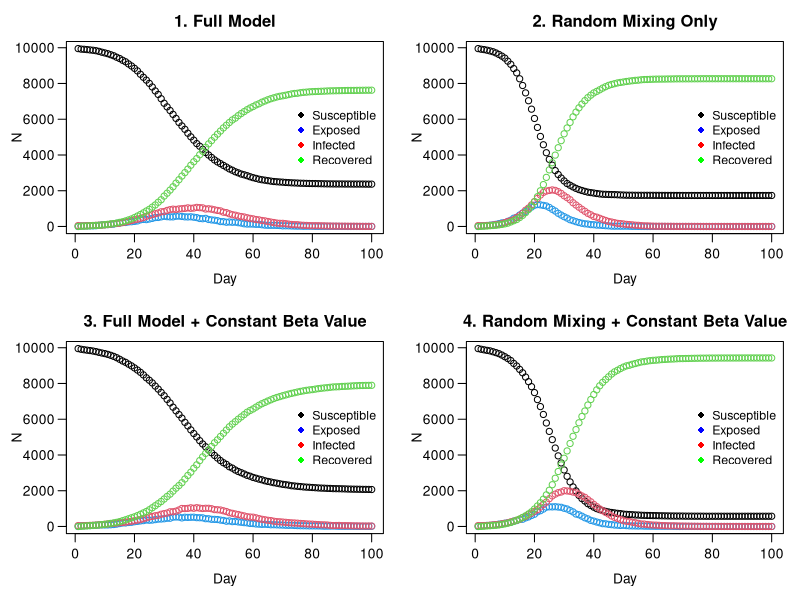

Reproduce this figure in R.
# Zachary Gavin (s2222962): Wrote get.net, wrote household allocation, created initial nseir function, debugging and commenting
# Shaehroz Khalid (s2869421): All plotting and visualisation, turned household allocation vector to one line, debugging and commenting
# Brandon Causing (s2901457): Completion and performance optimisation of the main nseir simulation function, debugging and commenting
# division of work was close to 1/3 each

################################################################################


## GENERAL DESCRIPTION

# This script implements an agent-based SEIR (Susceptible-Exposed-Infected-Recovered)
# model to simulate the spread of an epidemic in a population of n individuals.
# The model incorporates three modes of transmission: within-household, through a
# pre-defined social network, and via random mixing.
# The script defines functions to generate the population and social network,
# run the SEIR simulation, and plot the results under different scenarios.
# The final section compares four scenarios to analyse the impact of social
# structure and individual heterogeneity (beta) on the epidemic dynamics.



################################################################################
######### ------- START OF MODEL SETUP AND POPULATION GENERATION ------- #########
################################################################################

# This section defines the global parameters for the model and generates the
# base population, assigning each of the 'n' individuals to a household.


n <- 10000
people <- 1:n
h_max <- 5

set.seed(13)

#### Putting people in households
h <- rep(1:n, sample(1:h_max, n, replace = TRUE))[1:n] 

links <- cbind(person=people, household=h)

beta <- runif(n,0,1)

######################################################################
######### ------- NETWORK GENERATION FUNCTIONS ------- ###############
######################################################################

# These functions create the social network connections between individuals
# who are not in the same household.


get.net <- function(beta, h, nc=15) {
  n <- length(h)
  b_bar <- sum(beta)/length(beta) 
  conns_init <- vector("list", n)
  conns <- vector(mode="list", length=n)
  for (i in 1:n) {
    if (i < n) {
      b <- rbinom(n-i, 1, nc*beta[i]*beta[(i+1):n]/(b_bar^2*(n-1)) )
      conns_init[[i]] <- which(b==1) + i 
    }
  }
  
  # <-- FIX IS HERE: Changed lapply to sapply
  pairs <- cbind(rep(1:n, sapply(conns_init, length)), unlist(conns_init)) 
  
  if (nrow(pairs) > 0) {
    pairs <- pairs[h[pairs[,1]] != h[pairs[,2]], , drop = FALSE] 
    
    if(nrow(pairs) > 0) {
      for (i in 1:nrow(pairs)){
        conns[[pairs[i,1]]] <- append(conns[[pairs[i,1]]],  pairs[i,2] )
        conns[[pairs[i,2]]] <- append(conns[[pairs[i,2]]],  pairs[i,1] )
      }
    }
  }
  
  return(conns)
}

###########################################################
######### ------- SEIR SIMULATION FUNCTION ------- ##########
###########################################################

# This function is the core of the model. It simulates the epidemic over 
# nt time steps, tracking the number of individuals in each SEIR compartment.

nseir <- function(beta, h, alink, 
                  alpha=c(0.1, 0.01, 0.01), 
                  delta=.2, 
                  gamma=.4, 
                  nc=15, nt=100, pinf=.005) {
  
  n <- length(beta)
  x <- rep(0,n)  
  num_to_infect <- max(1, round(pinf*n))
  x[sample(1:n, num_to_infect)] <- 2 
  
  hh_index_list <- split(1:n, h) 
  
  b_bar <- sum(beta)/n
  
  t <- S <- E <- I <- R <- rep(0, nt)
  t[1] <- 1
  S[1] <- n - num_to_infect
  I[1] <- num_to_infect
  
  for(i in 2:nt) {
    
    u <- runif(n) 
    
    infected_indices <- which(x == 2)
    n_infected <- length(infected_indices)
    
    hh_exposed <- net_exposed <- mix_exposed <- integer(0)
    
    if (n_infected > 0) {
      
      hh_infected_counts <- tabulate(h[infected_indices], nbins = max(h))
      infected_hh <- which(hh_infected_counts > 0)
      if (length(infected_hh) > 0) {
        hh_probs <- 1 - (1-alpha[1])^hh_infected_counts[infected_hh]
        hh_exposed <- unlist(
          Map(function(hh, prob) {
            hh_members <- hh_index_list[[as.character(hh)]]
            sus <- hh_members[x[hh_members] == 0]
            sus[u[sus] < prob]
          }, hh = infected_hh, prob = hh_probs), use.names = FALSE
        )
      }
      
      neighbors_of_infected <- unlist(alink[infected_indices], use.names = FALSE)
      if(length(neighbors_of_infected) > 0) {
        net_infected_counts <- tabulate(neighbors_of_infected, nbins = n)
        sus_exposed_to_net <- which(net_infected_counts > 0 & x == 0)
        if (length(sus_exposed_to_net) > 0) {
          net_probs <- 1 - (1-alpha[2])^net_infected_counts[sus_exposed_to_net]
          net_exposed <- sus_exposed_to_net[u[sus_exposed_to_net] < net_probs]
        }
      }
      
      if (n > 1) {
        total_contacts <- n_infected * nc
        contacts <- sample(n, total_contacts, replace = TRUE)
        infected_repeats <- rep(infected_indices, each = nc)
        
        log_prob_no_infection <- log1p(-alpha[3] * beta[infected_repeats] * beta[contacts] / (b_bar^2))
        
        sum_log_probs <- tapply(log_prob_no_infection, contacts, sum)
        
        ids_contacted <- as.integer(names(sum_log_probs))
        prob_infection <- 1 - exp(sum_log_probs)
        
        sus_contacted <- ids_contacted[x[ids_contacted] == 0]
        if(length(sus_contacted) > 0){
          prob_idx <- match(sus_contacted, ids_contacted)
          mix_exposed <- sus_contacted[u[sus_contacted] < prob_infection[prob_idx]]
        }
      }
    }
    
    x[x == 2 & u < delta] <- 3
    x[x == 1 & u < gamma] <- 2
    
    if (length(hh_exposed) > 0 || length(net_exposed) > 0 || length(mix_exposed) > 0) {
      newly_exposed <- unique(c(hh_exposed, net_exposed, mix_exposed))
      x[newly_exposed] <- 1
    }
    
    S[i] <- sum(x == 0)
    E[i] <- sum(x == 1)
    I[i] <- sum(x == 2)
    R[i] <- sum(x == 3)
    t[i] <- i
  }
  return(list(t = t, S = S, E = E, I = I, R = R))
}


###########################################################
######### ------- PLOTTING HELPER FUNCTION ------- ##########
###########################################################

epi_plot <- function(beta, h, alink, 
                     alpha = c(0.1, 0.01, 0.01),
                     delta = 0.2,
                     gamma = 0.4,
                     nc = 15, nt = 100, pinf = 0.005,
                     title = "SEIR Dynamics") {
  
  epi <- nseir(beta, h, alink, alpha, delta, gamma, nc, nt, pinf)
  
  plot(x = epi$t, y = epi$S, ylim = c(0, max(epi$S)), 
       xlab = "", ylab = "", main = title, las = 1)
  
  title(xlab = "Day", mgp = c(2.2, 0.7, 0)) #Spacing for x axis and title
  title(ylab = "N", mgp = c(2.5, 0.7, 0)) #Spacing for y axis and title
  
  points(epi$E, col = 4); points(epi$I, col = 2); points(epi$R, col = 3)

  legend(x = "right", 
         legend = c("Susceptible", "Exposed",
                    "Infected", "Recovered"),
         col = c("black", "blue",
                  "red", "green"),
         pch = 16,
         inset = 0.005,
         bty = "n",
         cex = 0.9)
}


###########################################################
######### ------- MODEL SCENARIO COMPARISON (Q5) ------- ####
###########################################################

par(mfrow = c(2, 2), mar = c(4, 4, 2.5, 1), mgp = c(2.2, 0.7, 0)) #2x2 grid, mar allows good spacing, mgp moves axis

adjacencyList_variable_beta <- get.net(beta, h)

#scenario 1: full model with default parameters
epi_plot(beta, h, adjacencyList_variable_beta, title = "1. Full Model")


#scenario 2: random mixing only
epi_plot(beta, h, adjacencyList_variable_beta, alpha = c(0, 0, 0.04),
         title = "2. Random Mixing Only")

#scenario 3: full model with constant beta value
beta_const <- rep(mean(beta), n)
adjacencyList_constant_beta <- get.net(beta_const, h)
epi_plot(beta_const, h, adjacencyList_constant_beta, 
         title = "3. Full Model + Constant Beta Value")

#scenario 4: random mixing with constant beta
epi_plot(beta_const, h, adjacencyList_constant_beta, alpha = c(0, 0, 0.04),
         title = "4. Random Mixing + Constant Beta Value")

par(mfrow = c(1, 1))
